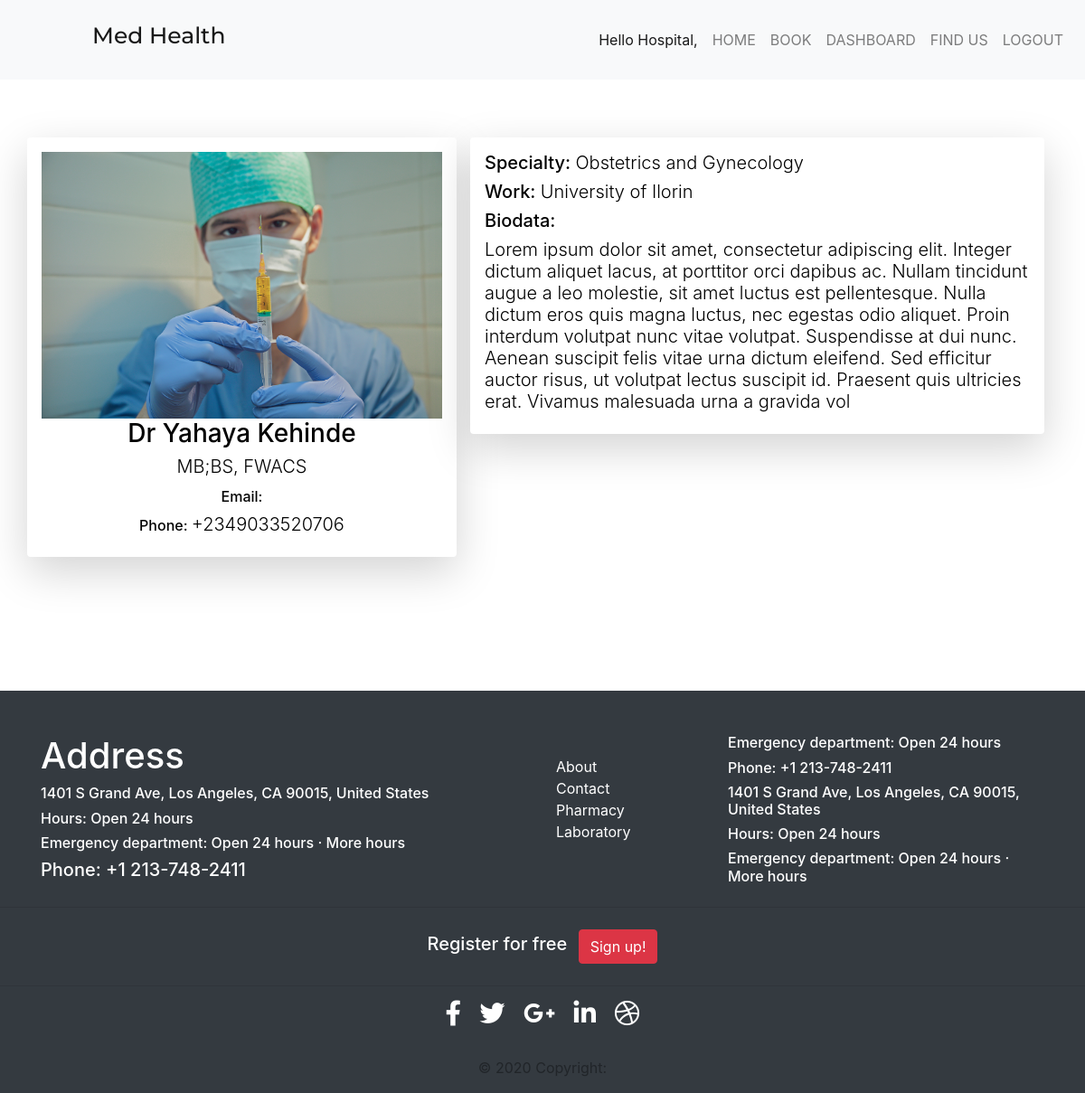
The page /2 (signed in) on the database its author committed.
### doctor_app/models.py (models this page shows, shortened)
class Doctor(models.Model):
    name = models.CharField(max_length=100, blank=True, null=True)
    phone = models.CharField(max_length=100, blank=True, null=True)
    image = models.ImageField(null = True, blank = True)
    university = models.CharField(max_length=100, blank=True , null=True)
    qualifications = models.CharField(max_length=100, blank=True , null=True)
    information= models.CharField(max_length= 500, blank=True , null=True)
    specialty = models.ForeignKey(Specialty, null = True, blank = True, on_delete = models.SET_NULL)

class Specialty(models.Model):
    specialty_name = models.CharField(max_length=200, blank=True , null=True)
    specialty_description = models.CharField(max_length=200, blank=True , null=True)
    email = models.EmailField(max_length=100, blank=True, null=True)
    def __str__(self):
        return self.specialty_name

### doctor_app/views.py (the view)
# urls.py: path('<int:doctor_id>', views.doctor_detail, name='doctor_detail'),
@login_required
def doctor_detail(request, doctor_id):
    details = Doctor.objects.get(id = doctor_id)
    return render(request, 'doctors/doctor_detail.html', {'details': details})

### templates/doctors/doctor_detail.html (shortened to what this page needs)
{% extends 'base.html' %} {% block content %} <br/>
<div class="container" style="margin-top: 40px">
  <div class="row">
    <div class="col-md-5 col-xs-12 col-sm-12 col-lg-5 shadow-lg p-3 mb-5 bg-white rounded">
    <img src="{{details.image.url}}" alt="" style="width: 100%" />
      <br>
      <h3 class="text-center" style = "color: black">{{details.name}}</h3>
      <h6 class="text-center lead" style = "color: black">{{details.qualifications}}</h6>
      <h6 class="text-center" style = "color: black">
        Email:
      </h6>
      <h6 class="text-center" style = "color: black">
        Phone: <span class="lead">{{details.phone}}</span>
      </h6>
    </div>
    <div class="col-md-7 col-xs-12 col-sm-7 col-lg-7">
      <div class="shadow-lg p-3 mb-5 bg-white rounded">
        <h5 style = "color: black">Specialty: <span class="lead">{{details.specialty}}</span></h5>
        <h5 style = "color: black">Work: <span class="lead">{{details.university}}</span></h5>
        <h5 style = "color: black">Biodata:</h5>
        <h5 class="lead" style = "color: black">{{details.information}}</h5>
      </div>
    </div>
  </div>
</div>
{% endblock%}

### templates/base.html (shortened to what this page needs)
{% load static %}
<!DOCTYPE html>
<html lang="en">
<head>
    <link rel="stylesheet" href="{% static 'css/main.css' %}">
     <link
     rel="stylesheet"
     href="https://stackpath.bootstrapcdn.com/bootstrap/4.5.0/css/bootstrap.min.css"
   />
     <link
     rel="stylesheet"
     href="https://cdnjs.cloudflare.com/ajax/libs/font-awesome/5.11.2/css/all.min.css"
   />
   <link href="https://unpkg.com/aos@2.3.1/dist/aos.css" rel="stylesheet">
</head>
<body>
    <nav class="navbar navbar-expand-lg navbar-light bg-light">
        <a class="nav-link" href=""><h1 class="navbar-brand" style = "font-size: 25px">Med Health</h1></a>
        <div class="collapse navbar-collapse" id="navbarNav">
          <ul class="nav navbar-nav ml-auto">
            {% if user.is_authenticated %}
              <li class="nav-item active">
                <a class="nav-link active" href="">Hello {{user.username | title}}, <span class="sr-only">(current)</span></a>
              </li>
              <li class="nav-item">
                <a class="nav-link" href="{% url 'home' %}">HOME</a>
              </li>
              <li class="nav-item">
                <a class="nav-link" href="{% url 'book'%}">BOOK</a>
              </li>
              <li class="nav-item">
                <a class="nav-link" href="{% url 'dashboard'%}">DASHBOARD</a>
              </li>
              <li class="nav-item">
                <a class="nav-link" href="{% url 'map'%}">FIND US</a>
              </li>
              <li class="nav-item">
                <a class="nav-link" href="{% url 'logout'%}">LOGOUT</a>
              </li>
            {% endif %}
          </ul>
     </nav>
    {% block content %}
    {% endblock %}
<footer class="bg-dark ">
  <div class="container">
    <br><br>
    <div class="row">
      <div class="col-md-6 ">
        <div class = "footer-text">
          <h1>Address</h1>
          <h6>1401 S Grand Ave, Los Angeles, CA 90015, United States</h6>
          <h6>Hours: Open 24 hours</h6>
          <h6>Emergency department: Open 24 hours · More hours</h6>
          <h5>Phone: +1 213-748-2411</h5>
        </div>
      </div>
      <div class="col-md-2 mx-auto">
        <br>
        <ul class="list-unstyled footer-text">
          <li>
            <a href="#!">About</a>
          </li>
          <li>
            <a href="#!">Contact</a>
          </li>
          <li>
            <a href="#!">Pharmacy</a>
          </li>
          <li>
            <a href="#!">Laboratory</a>
          </li>
        </ul>
      </div>
      <div class="col-md-4 mx-auto text-white">
        <h6>Emergency department: Open 24 hours</h6>
        <h6>Phone: +1 213-748-2411</h6>
        <h6>1401 S Grand Ave, Los Angeles, CA 90015, United States</h6>
        <h6>Hours: Open 24 hours</h6>
        <h6>Emergency department: Open 24 hours · More hours</h6>
      </div>
    </div>
  </div>
  <hr>
  <ul class="list-unstyled list-inline text-center py-2">
    <li class="list-inline-item">
      <h5 class="mb-1">Register for free</h5>
    </li>
    <li class="list-inline-item">
      <a href="{% url 'register'%}" class="btn btn-danger btn-rounded">Sign up!</a>
    </li>
  </ul>
  <hr>
  <ul class="list-unstyled list-inline text-center">
    <li class="list-inline-item">
      <a class="btn-floating btn-fb mx-1">
        <i class="fab fa-facebook-f"> </i>
      </a>
    </li>
    <li class="list-inline-item">
      <a class="btn-floating btn-tw mx-1">
        <i class="fab fa-twitter"> </i>
      </a>
    </li>
    <li class="list-inline-item">
      <a class="btn-floating btn-gplus mx-1">
        <i class="fab fa-google-plus-g"> </i>
      </a>
    </li>
    <li class="list-inline-item">
      <a class="btn-floating btn-li mx-1">
        <i class="fab fa-linkedin-in"> </i>
      </a>
    </li>
    <li class="list-inline-item">
      <a class="btn-floating btn-dribbble mx-1">
        <i class="fab fa-dribbble"> </i>
      </a>
    </li>
  </ul>
  <div class="footer-copyright text-center py-3">© 2020 Copyright:
  </div>
</footer>
</body>
</html>

### doctor_app/static/css/main.css (style rules this page uses)
html,body { position: relative; overflow-x: hidden; }
body { background-color: hsl(0, 0%, 98%); }
h1, h2, h3, h4, h5, h6 { color: hsl(0, 0%, 30%); }
.navbar-brand { margin-left: 70px; font-family: 'montserrat'; }
.navbar-nav li a { font-size: 15x !important; }
.navbar { padding: 0px 0px; }
.footer-text h1,h6, h5 { color: white; }
.footer-text li a { color: white; }
.fab { font-size: 28px; color: white; }
footer { margin-top: 100px; }

### rows shown on the page
Doctor: image (picture), name "Dr Yahaya Kehinde", qualifications "MB;BS, FWACS", phone "+2349033520706", specialty "Obstetrics and Gynecology", university "University of Ilorin", information "Lorem ipsum dolor sit amet, consectetur adipiscing elit. Integer dictum aliquet lacus, at porttitor orci dapibus ac. Nullam tincidunt augue a leo molestie, sit amet luctus est pellentesque. Nulla dictum eros quis magna luctus, nec egestas odio aliquet. Proin interdum volutpat nunc vitae volutpat. Suspendisse at dui nunc. Aenean suscipit felis vitae urna dictum eleifend. Sed efficitur auctor risus, ut volutpat lectus suscipit id. Praesent quis ultricies erat. Vivamus malesuada urna a gravida vol"

### other values the page prints
{{ user.username | title }} "Hospital"
